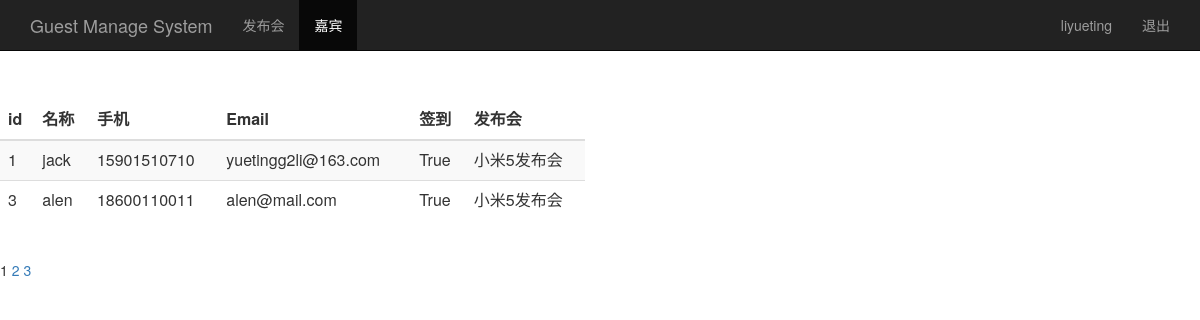
The page /guest_manage/ (signed in) on the database its author committed.
### sign/models.py (models this page shows, shortened)
class Guest(models.Model):
	event = models.ForeignKey(Event)
	realname = models.CharField(max_length=64)
	phone = models.CharField(max_length=16)
	email = models.EmailField()
	sign = models.BooleanField()
	create_time = models.DateTimeField(auto_now= True)
	class Meta:
		unique_together = ("event", "phone")

class Event(models.Model):
	name = models.CharField(max_length = 100)
	limit = models.IntegerField()
	status = models.BooleanField()
	address = models.CharField(max_length = 200)
	start_time = models.DateTimeField('event time')
	create_time = models.DateTimeField(auto_now = True)
	def __str__(self):
		return self.name

### sign/views.py (the view)
# urls.py: url(r'^guest_manage/$', views.guest_manage),
@login_required
def guest_manage(request):
	username = request.session.get('user','')
	guest_list = Guest.objects.all();
	paginator = Paginator(guest_list,2)
	page = request.GET.get('page')
	try:
		contacts = paginator.page(page)
	except PageNotAnInteger:
		contacts = paginator.page(1)
	except EmptyPage:
		contacts = paginator.page(paginator.num_pages)
	return render(request, "guest_manage.html",{'user': username, 'guests': contacts})

### sign/templates/guest_manage.html (shortened to what this page needs)
<html>
	<head>
		{% load bootstrap3 %}
		{% bootstrap_css %}
	</head>
	<body>
	<nav class="navbar navbar-inverse navbar-fixed-top">
		<div class="container">
			<div class="navbar-header">
				<a class="navbar-brand" href="/event_manage/">Guest Manage System</a>
			</div>
			<div id="navbar" class="collapse navbar-collapse">
				<ul class="nav navbar-nav">
					<li><a href="/event_manage/">发布会</a></li>
					<li class="active"><a href="#">嘉宾</a></li>
				</ul>
				<ul class="nav navbar-nav navbar-right">
					<li><a href="#">{{user}}</a></li>
					<li><a href="/logout/">退出</a></li>
				</ul>
			</div>
		</div>
	</nav>
	<div class="row" style="padding-top: 80px;">
		<div class="col-md-6">
			<table class="table table-striped">
				<thead>
					<tr>
						<th>id</th><th>名称</th><th>手机</th><th>Email</th><th>签到</th> <th>发布会</th>
					</tr>
				</thead>
				<tbody>
					{% for guest in guests %}
						<tr>
							<td>{{ guest.id }}</td>
							<td>{{ guest.realname }}</td>
							<td>{{ guest.phone }}</td>
							<td>{{ guest.email }}</td>
							<td>{{ guest.sign }}</td>
							<td>{{ guest.event }}</td>
						</tr>
					{% endfor %}
				</tbody>
			</table>
		</div>
	</div>
	<div class="pagination">
	   {% for p in guests.paginator.page_range %}
	   		{% ifequal p guests.number %}
	   			<span class="current">
					{{ p }}
				</span>
	   		{% else %}
				<span class = "step-links">
					<a href = "?page={{ p }}"> {{ p }} </a>
				</span>
	   		{% endifequal %}
	   {% endfor %}
	</div>
</body>

### rows shown on the page
Guest: id "1", realname "jack", phone "15901510710", email "yuetingg2li@163.com", sign "True", event "小米5发布会"
Guest: id "3", realname "alen", phone "18600110011", email "alen@mail.com", sign "True", event "小米5发布会"

### other values the page prints
{{ user }} "liyueting"
{{ p }} "1"
{{ p }} "2" "3"
